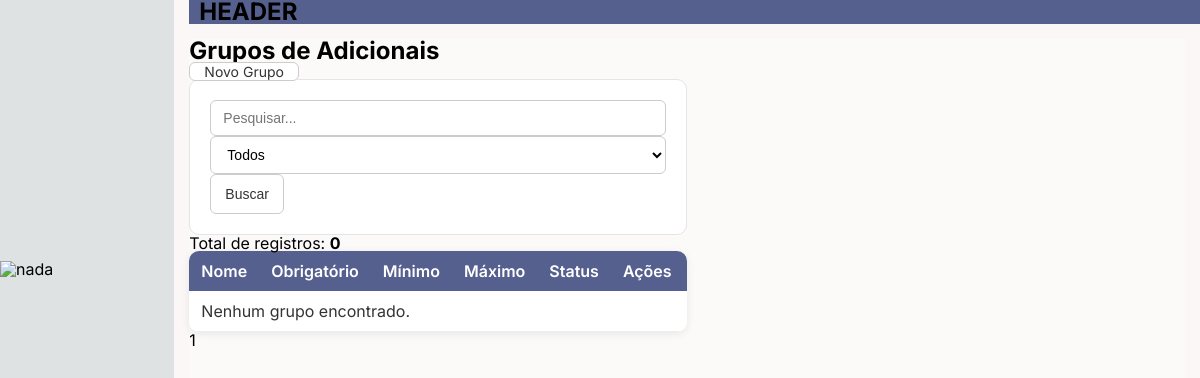
The app's page /cardapio/grupoadicional/ (signed in), older data.
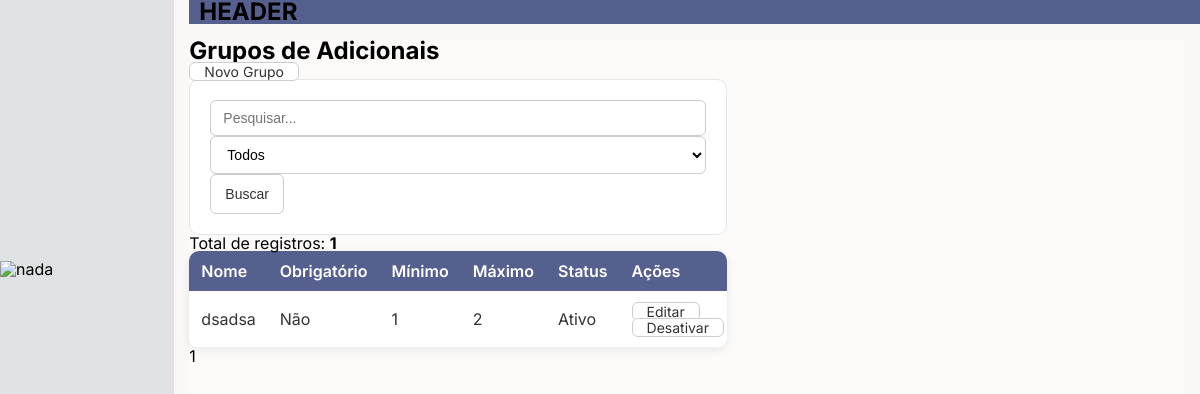
The same page, newer data.
### Cardapio/models.py (models this page shows, shortened)
class GrupoAdicional(models.Model):
    loja = models.ForeignKey(
        Loja,
        on_delete=models.CASCADE,
        related_name="grupos_adicionais"
    )
    nome = models.CharField(max_length=100)
    descricao = models.TextField(blank=True)
    obrigatorio = models.BooleanField(default=False)
    minimo = models.PositiveSmallIntegerField(default=0)
    maximo = models.PositiveSmallIntegerField(default=1)
    ordem = models.PositiveIntegerField(default=0)
    ativo = models.BooleanField(default=True)
    class Meta:
        ordering = ["ordem", "nome"]

### Cardapio/views/views_grupoadicional.py (the view)
@login_required
def listar_grupos_adicionais(request):
    busca = request.GET.get("busca", "")
    status = request.GET.get("status", "")
    grupos = GrupoAdicional.objects.filter(
        loja=request.user.perfil.loja
    )
    if busca:
        grupos = grupos.filter(
            Q(nome__icontains=busca) |
            Q(descricao__icontains=busca)
        )
    if status == "ativo":
        grupos = grupos.filter(ativo=True)
    elif status == "inativo":
        grupos = grupos.filter(ativo=False)
    paginator = Paginator(grupos, 10)
    page = request.GET.get("page")
    grupos = paginator.get_page(page)
    context = {
        "grupos": grupos,
        "total": paginator.count,
        "busca": busca,
        "status": status,
    }
    return render(
        request,
        "grupoadicional/grupoadicional_listar.html",
        context
    )

### Interface/context_processors.py (called while the page is built)
def menu_items(request):
    user = request.user
    menus = MenuItem.objects.prefetch_related('subitens')
    if not user.is_authenticated:
        for menu in menus:
            menu.subitens_permitidos = []
        return {'menus': menus}
    permissoes_ids = set(
        PermissaoView.objects.filter(
            pode_acessar=True
        ).filter(
            Q(usuario=user) | Q(grupo__in=user.groups.all())
        ).values_list("view_id", flat=True)
    )
    for menu in menus:
        menu.subitens_permitidos = [
            sub for sub in menu.subitens.all()
            if sub.view_id is None or sub.view_id in permissoes_ids
        ]
    return {'menus': menus}

def nav_top(request):
    return {'nav': NavTop.objects.all()}

### Cardapio/templates/grupoadicional/grupoadicional_listar.html (shortened to what this page needs)
{% extends "templates/base.html" %}
{% block content %}
<h2>Grupos de Adicionais</h2>
<div class="mb-3">
    <a href="{% url 'grupos_adicionais:novo' %}" class="btn btn-primary">
        Novo Grupo
    </a>
</div>
<form method="GET" class="row mb-4">
    <div class="col-md-5">
        <input
            type="text"
            name="busca"
            class="form-control"
            placeholder="Pesquisar..."
            value="{{ busca }}">
    </div>
    <div class="col-md-3">
        <select
            name="status"
            class="form-control">
            <option value="">Todos</option>
        </select>
    </div>
    <div class="col-md-2">
        <button class="btn btn-success w-100">
            Buscar
        </button>
    </div>
</form>
<p>
    Total de registros:
    <strong>{{ total }}</strong>
</p>
<table class="table table-striped table-hover">
    <thead>
        <tr>
            <th>Nome</th>
            <th>Obrigatório</th>
            <th>Mínimo</th>
            <th>Máximo</th>
            <th>Status</th>
            <th width="180">
                Ações
            </th>
        </tr>
    </thead>
    <tbody>
        {% for grupo in grupos %}
        <tr>
            <td>{{ grupo.nome }}</td>
            <td>
                {% if grupo.obrigatorio %}
                    Sim
                {% else %}
                    Não
                {% endif %}
            </td>
            <td>{{ grupo.minimo }}</td>
            <td>{{ grupo.maximo }}</td>
            <td>
                {% if grupo.ativo %}
                    <span class="badge bg-success">
                        Ativo
                    </span>
                {% else %}
                    <span class="badge bg-danger">
                        Inativo
                    </span>
                {% endif %}
            </td>
            <td>
                <a
                    href="{% url 'grupos_adicionais:editar' grupo.id %}"
                    class="btn btn-warning btn-sm">
                    Editar
                </a>
                <a
                    href="{% url 'grupos_adicionais:status' grupo.id %}"
                    class="btn btn-secondary btn-sm">
                    {% if grupo.ativo %}
                        Desativar
                    {% else %}
                        Ativar
                    {% endif %}
                </a>
            </td>
        </tr>
        {% empty %}
        <tr>
            <td colspan="6">
                Nenhum grupo encontrado.
            </td>
        </tr>
        {% endfor %}
    </tbody>
</table>
<nav>
    <ul class="pagination">
        <li class="page-item active">
            <span class="page-link">
                {{ grupos.number }}
            </span>
        </li>
    </ul>
</nav>
{% endblock %}

Row changes from the older to the newer data that the page shows:
added GrupoAdicional: nome "dsadsa", obrigatorio "Não", minimo "1", maximo "2", ativo "Ativo"
Text that changed along with them:
{{ total }}: "0" → "1"
text no longer shown: "Nenhum grupo encontrado."
